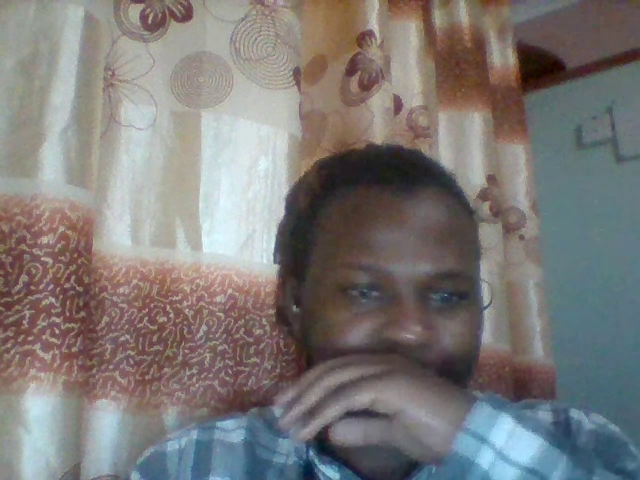
#> input picture frame 37 of webcam.webm, 640 x 480 px
$ python haarcascade_frontface.py
#> lines starting #> are read from the running program, lines starting #| are printed output that depends on the picture; after the words box and inside, x2 and y2 are one past the last pixel; in counts of white or black regions, pixels touching at a corner belong together
import cv2
import numpy as np

#Load Classifier
face_cascade = cv2.CascadeClassifier('haarcascade_frontalface_default.xml')
# load image
# img = cv2.imread('me.jpg')
# load video
cap = cv2.VideoCapture('webcam.webm')

while cap.isOpened():
    _,img = cap.read()
#> img is the input picture: shape (480, 640, 3); mean B, G, R 120.1, 121.6, 124.7
    gray = cv2.cvtColor(img, cv2.COLOR_BGR2GRAY)
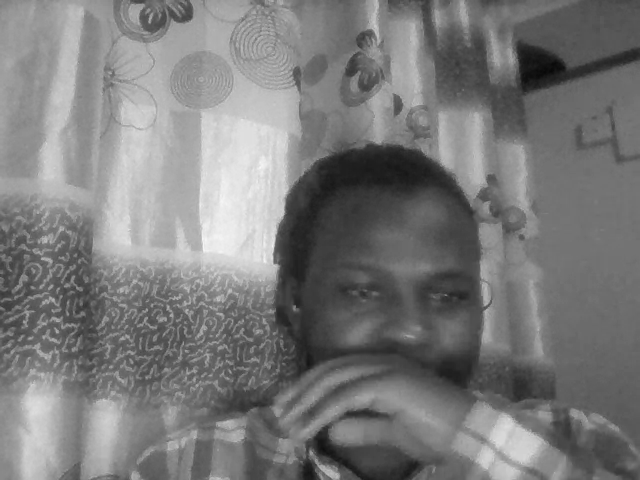
#> gray: shape (480, 640); min 8, max 248, mean 122.4
    faces = face_cascade.detectMultiScale(gray, 1.1, 4)
#> faces = [[312, 223, 178, 178]]

    for (x,y,w,h) in faces:
        cv2.rectangle(img, (x,y), (x+w, y+h), (255,0,0),3)
#> this loop made 1 pass
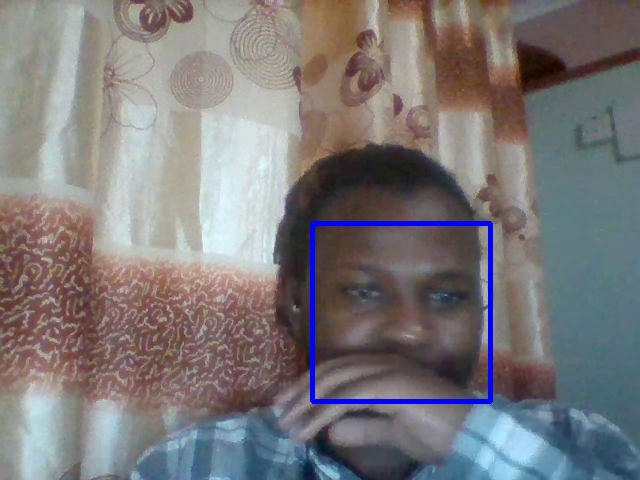
#> img: shape (480, 640, 3); 1.15% of pixels changed, all inside (x1, y1, x2, y2) = (310, 221, 493, 404)


    cv2.imshow('image', img)
    if cv2.waitKey(1) & 0xFF == ord('q'):
#> (key q is pressed here)
        break
    # cv2.destroyAllWindows()

cap.release()
